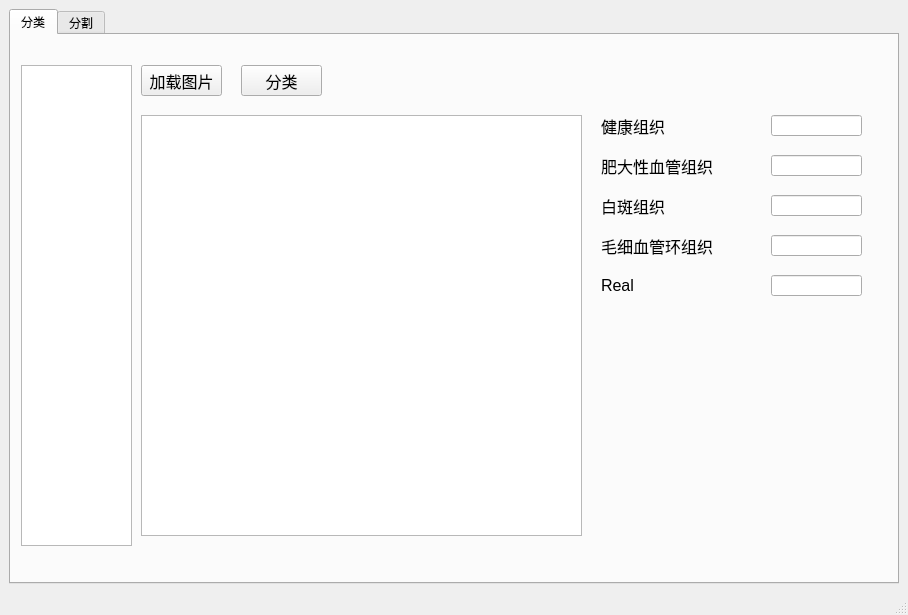
<?xml version="1.0" encoding="UTF-8"?>
<ui version="4.0">
 <class>WinFocus</class>
 <widget class="QMainWindow" name="WinFocus">
  <property name="geometry">
   <rect>
    <x>0</x>
    <y>0</y>
    <width>908</width>
    <height>615</height>
   </rect>
  </property>
  <property name="windowTitle">
   <string>MainWindow</string>
  </property>
  <widget class="QWidget" name="centralwidget">
   <layout class="QGridLayout" name="gridLayout">
    <item row="0" column="1">
     <widget class="QTabWidget" name="tabWidget">
      <property name="tabPosition">
       <enum>QTabWidget::North</enum>
      </property>
      <property name="tabShape">
       <enum>QTabWidget::Rounded</enum>
      </property>
      <property name="currentIndex">
       <number>0</number>
      </property>
      <property name="elideMode">
       <enum>Qt::ElideNone</enum>
      </property>
      <widget class="QWidget" name="tab">
       <property name="layoutDirection">
        <enum>Qt::LeftToRight</enum>
       </property>
       <attribute name="title">
        <string>分类</string>
       </attribute>
       <widget class="QTreeView" name="treeView">
        <property name="geometry">
         <rect>
          <x>10</x>
          <y>30</y>
          <width>111</width>
          <height>481</height>
         </rect>
        </property>
       </widget>
       <widget class="QPushButton" name="pushButton">
        <property name="geometry">
         <rect>
          <x>130</x>
          <y>30</y>
          <width>81</width>
          <height>31</height>
         </rect>
        </property>
        <property name="font">
         <font>
          <pointsize>12</pointsize>
         </font>
        </property>
        <property name="text">
         <string>加载图片</string>
        </property>
       </widget>
       <widget class="QPushButton" name="pushButton_2">
        <property name="geometry">
         <rect>
          <x>230</x>
          <y>30</y>
          <width>81</width>
          <height>31</height>
         </rect>
        </property>
        <property name="font">
         <font>
          <pointsize>12</pointsize>
         </font>
        </property>
        <property name="text">
         <string>分类</string>
        </property>
       </widget>
       <widget class="QGraphicsView" name="graphicsView">
        <property name="geometry">
         <rect>
          <x>130</x>
          <y>80</y>
          <width>441</width>
          <height>421</height>
         </rect>
        </property>
        <property name="verticalScrollBarPolicy">
         <enum>Qt::ScrollBarAlwaysOff</enum>
        </property>
        <property name="horizontalScrollBarPolicy">
         <enum>Qt::ScrollBarAlwaysOff</enum>
        </property>
       </widget>
       <widget class="QLabel" name="label">
        <property name="geometry">
         <rect>
          <x>590</x>
          <y>80</y>
          <width>120</width>
          <height>21</height>
         </rect>
        </property>
        <property name="font">
         <font>
          <pointsize>12</pointsize>
         </font>
        </property>
        <property name="text">
         <string>健康组织</string>
        </property>
       </widget>
       <widget class="QLineEdit" name="lineEdit">
        <property name="geometry">
         <rect>
          <x>760</x>
          <y>80</y>
          <width>91</width>
          <height>21</height>
         </rect>
        </property>
       </widget>
       <widget class="QLineEdit" name="lineEdit_2">
        <property name="geometry">
         <rect>
          <x>760</x>
          <y>120</y>
          <width>91</width>
          <height>21</height>
         </rect>
        </property>
       </widget>
       <widget class="QLabel" name="label_2">
        <property name="geometry">
         <rect>
          <x>590</x>
          <y>120</y>
          <width>120</width>
          <height>21</height>
         </rect>
        </property>
        <property name="font">
         <font>
          <pointsize>12</pointsize>
         </font>
        </property>
        <property name="text">
         <string>肥大性血管组织</string>
        </property>
       </widget>
       <widget class="QLineEdit" name="lineEdit_3">
        <property name="geometry">
         <rect>
          <x>760</x>
          <y>160</y>
          <width>91</width>
          <height>21</height>
         </rect>
        </property>
       </widget>
       <widget class="QLabel" name="label_3">
        <property name="geometry">
         <rect>
          <x>590</x>
          <y>160</y>
          <width>120</width>
          <height>21</height>
         </rect>
        </property>
        <property name="font">
         <font>
          <pointsize>12</pointsize>
         </font>
        </property>
        <property name="text">
         <string>白斑组织</string>
        </property>
       </widget>
       <widget class="QLineEdit" name="lineEdit_4">
        <property name="geometry">
         <rect>
          <x>760</x>
          <y>200</y>
          <width>91</width>
          <height>21</height>
         </rect>
        </property>
       </widget>
       <widget class="QLabel" name="label_4">
        <property name="geometry">
         <rect>
          <x>590</x>
          <y>200</y>
          <width>161</width>
          <height>21</height>
         </rect>
        </property>
        <property name="font">
         <font>
          <pointsize>12</pointsize>
         </font>
        </property>
        <property name="text">
         <string>毛细血管环组织</string>
        </property>
       </widget>
       <widget class="QLineEdit" name="lineEdit_5">
        <property name="geometry">
         <rect>
          <x>760</x>
          <y>240</y>
          <width>91</width>
          <height>21</height>
         </rect>
        </property>
       </widget>
       <widget class="QLabel" name="label_5">
        <property name="geometry">
         <rect>
          <x>590</x>
          <y>240</y>
          <width>120</width>
          <height>21</height>
         </rect>
        </property>
        <property name="font">
         <font>
          <pointsize>12</pointsize>
         </font>
        </property>
        <property name="text">
         <string>Real</string>
        </property>
       </widget>
      </widget>
      <widget class="QWidget" name="tab_2">
       <attribute name="title">
        <string>分割</string>
       </attribute>
       <widget class="QTreeView" name="treeView_2">
        <property name="geometry">
         <rect>
          <x>10</x>
          <y>30</y>
          <width>100</width>
          <height>480</height>
         </rect>
        </property>
       </widget>
       <widget class="QLabel" name="label_6">
        <property name="geometry">
         <rect>
          <x>160</x>
          <y>490</y>
          <width>53</width>
          <height>21</height>
         </rect>
        </property>
        <property name="font">
         <font>
          <pointsize>12</pointsize>
         </font>
        </property>
        <property name="text">
         <string>Dice</string>
        </property>
       </widget>
       <widget class="QPushButton" name="pushButton_3">
        <property name="geometry">
         <rect>
          <x>240</x>
          <y>30</y>
          <width>81</width>
          <height>31</height>
         </rect>
        </property>
        <property name="font">
         <font>
          <pointsize>12</pointsize>
         </font>
        </property>
        <property name="text">
         <string>分割</string>
        </property>
       </widget>
       <widget class="QLineEdit" name="lineEdit_7">
        <property name="geometry">
         <rect>
          <x>230</x>
          <y>490</y>
          <width>91</width>
          <height>21</height>
         </rect>
        </property>
       </widget>
       <widget class="QPushButton" name="pushButton_4">
        <property name="geometry">
         <rect>
          <x>140</x>
          <y>30</y>
          <width>81</width>
          <height>31</height>
         </rect>
        </property>
        <property name="font">
         <font>
          <pointsize>12</pointsize>
         </font>
        </property>
        <property name="text">
         <string>加载图片</string>
        </property>
       </widget>
       <widget class="QGraphicsView" name="graphicsView_2">
        <property name="geometry">
         <rect>
          <x>120</x>
          <y>80</y>
          <width>411</width>
          <height>381</height>
         </rect>
        </property>
        <property name="verticalScrollBarPolicy">
         <enum>Qt::ScrollBarAlwaysOff</enum>
        </property>
        <property name="horizontalScrollBarPolicy">
         <enum>Qt::ScrollBarAlwaysOff</enum>
        </property>
       </widget>
       <widget class="QGraphicsView" name="graphicsView_3">
        <property name="geometry">
         <rect>
          <x>540</x>
          <y>20</y>
          <width>341</width>
          <height>251</height>
         </rect>
        </property>
        <property name="verticalScrollBarPolicy">
         <enum>Qt::ScrollBarAlwaysOff</enum>
        </property>
        <property name="horizontalScrollBarPolicy">
         <enum>Qt::ScrollBarAlwaysOff</enum>
        </property>
       </widget>
       <widget class="QPushButton" name="pushButton_5">
        <property name="geometry">
         <rect>
          <x>340</x>
          <y>30</y>
          <width>71</width>
          <height>31</height>
         </rect>
        </property>
        <property name="font">
         <font>
          <pointsize>12</pointsize>
         </font>
        </property>
        <property name="text">
         <string>评分</string>
        </property>
       </widget>
       <widget class="QGraphicsView" name="graphicsView_4">
        <property name="geometry">
         <rect>
          <x>540</x>
          <y>290</y>
          <width>341</width>
          <height>251</height>
         </rect>
        </property>
        <property name="verticalScrollBarPolicy">
         <enum>Qt::ScrollBarAlwaysOff</enum>
        </property>
        <property name="horizontalScrollBarPolicy">
         <enum>Qt::ScrollBarAlwaysOff</enum>
        </property>
       </widget>
      </widget>
     </widget>
    </item>
   </layout>
  </widget>
  <widget class="QStatusBar" name="statusbar"/>
 </widget>
 <resources/>
 <connections/>
</ui>
